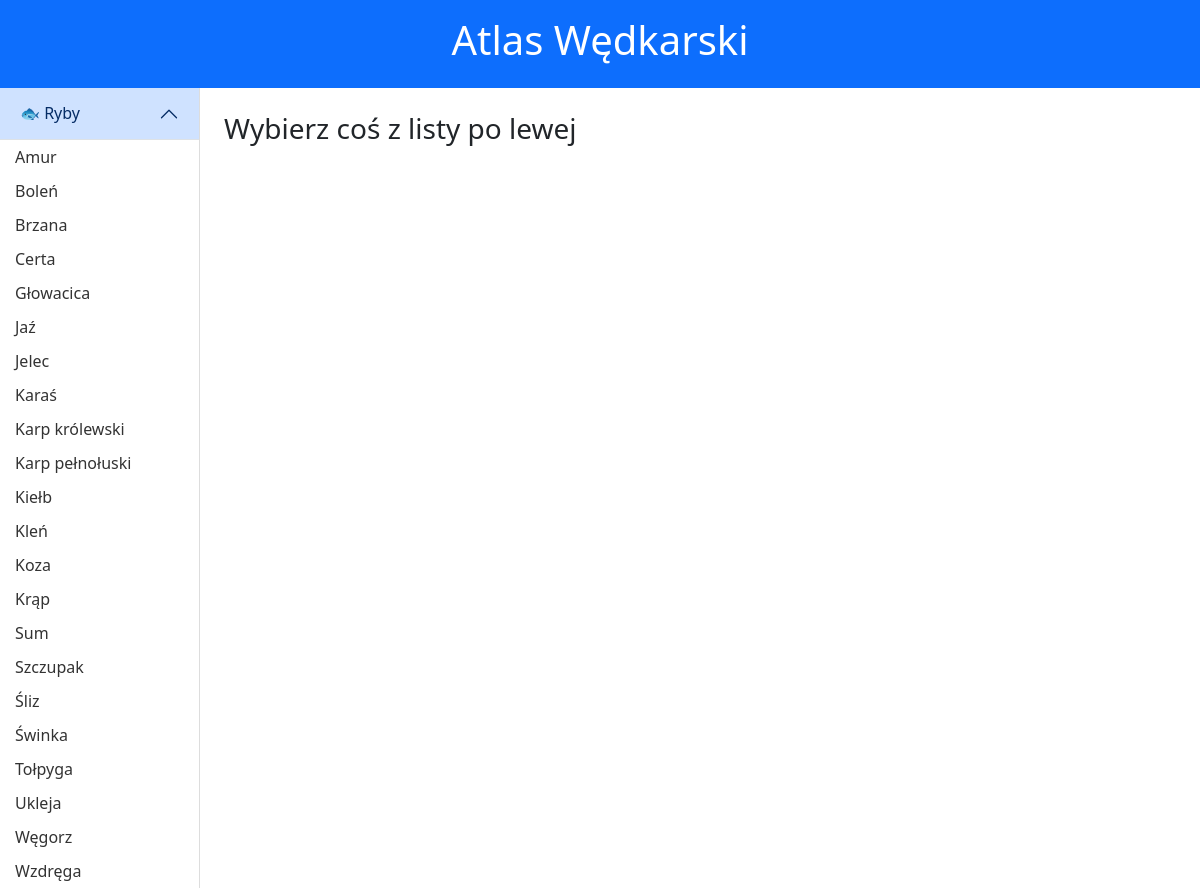
The page / on the database its author committed.
### tables this page shows
CREATE TABLE `rybki` (
  `id` int NOT NULL,
  `nazwa` varchar(255) NOT NULL,
  `opis` text NOT NULL,
  `zdjecie` varchar(255) NOT NULL
);

### index.php (the view, shortened to what this page needs)
<?php
$conn = mysqli_connect("localhost", "root", "root", "ryby");
mysqli_set_charset($conn, "utf8mb4");
$rybki = mysqli_fetch_all(mysqli_query($conn, "SELECT id, nazwa FROM rybki ORDER BY nazwa ASC"), MYSQLI_ASSOC);
?>
<!DOCTYPE html>
<html lang="pl">
<head>
  <link href="https://cdn.jsdelivr.net/npm/bootstrap@5.3.3/dist/css/bootstrap.min.css" rel="stylesheet">
</head>
<body>
  <header class="text-center text-white py-3 bg-primary"><h1>Atlas Wędkarski</h1></header>
  <div class="container-fluid">
    <div class="row">
      <nav class="col-md-3 col-lg-2 bg-light sidebar p-0">
        <div class="accordion accordion-flush" id="sidebarAccordion">
          <div class="accordion-item">
            <h2 class="accordion-header"><button class="accordion-button" type="button" data-bs-toggle="collapse" data-bs-target="#c1">🐟 Ryby</button></h2>
            <div id="c1" class="accordion-collapse collapse show">
              <div class="accordion-body">
                <?php foreach ($rybki as $r): ?>
                  <a class="fetch-item" data-type="rybka" data-id="<?= $r['id'] ?>"><?= htmlspecialchars($r['nazwa']) ?></a>
                <?php endforeach; ?>
              </div>
            </div>
          </div>
        </div>
      </nav>
      <main class="col-md-9 col-lg-10 p-4" id="main-content">
        <h3>Wybierz coś z listy po lewej</h3>
      </main>
    </div>
  </div>
</body>
</html>

### index.php (style rules this page uses)
.sidebar { height: 100vh; overflow-y: auto; border-right: 1px solid #ddd; }
.fetch-item { cursor: pointer; display: block; padding: 5px 15px; text-decoration: none; color: #333; }
.accordion-body { padding: 0 !important; }

### rows shown on the page
rybki: nazwa "Amur"
rybki: nazwa "Boleń"
rybki: nazwa "Brzana"
rybki: nazwa "Certa"
rybki: nazwa "Głowacica"
rybki: nazwa "Jaź"
rybki: nazwa "Jelec"
rybki: nazwa "Karaś"
rybki: nazwa "Karp królewski"
rybki: nazwa "Karp pełnołuski"
rybki: nazwa "Kiełb"
rybki: nazwa "Kleń"
rybki: nazwa "Koza"
rybki: nazwa "Krąp"
rybki: nazwa "Sum"
rybki: nazwa "Szczupak"
rybki: nazwa "Śliz"
rybki: nazwa "Świnka"
rybki: nazwa "Tołpyga"
rybki: nazwa "Ukleja"
rybki: nazwa "Węgorz"
rybki: nazwa "Wzdręga"
